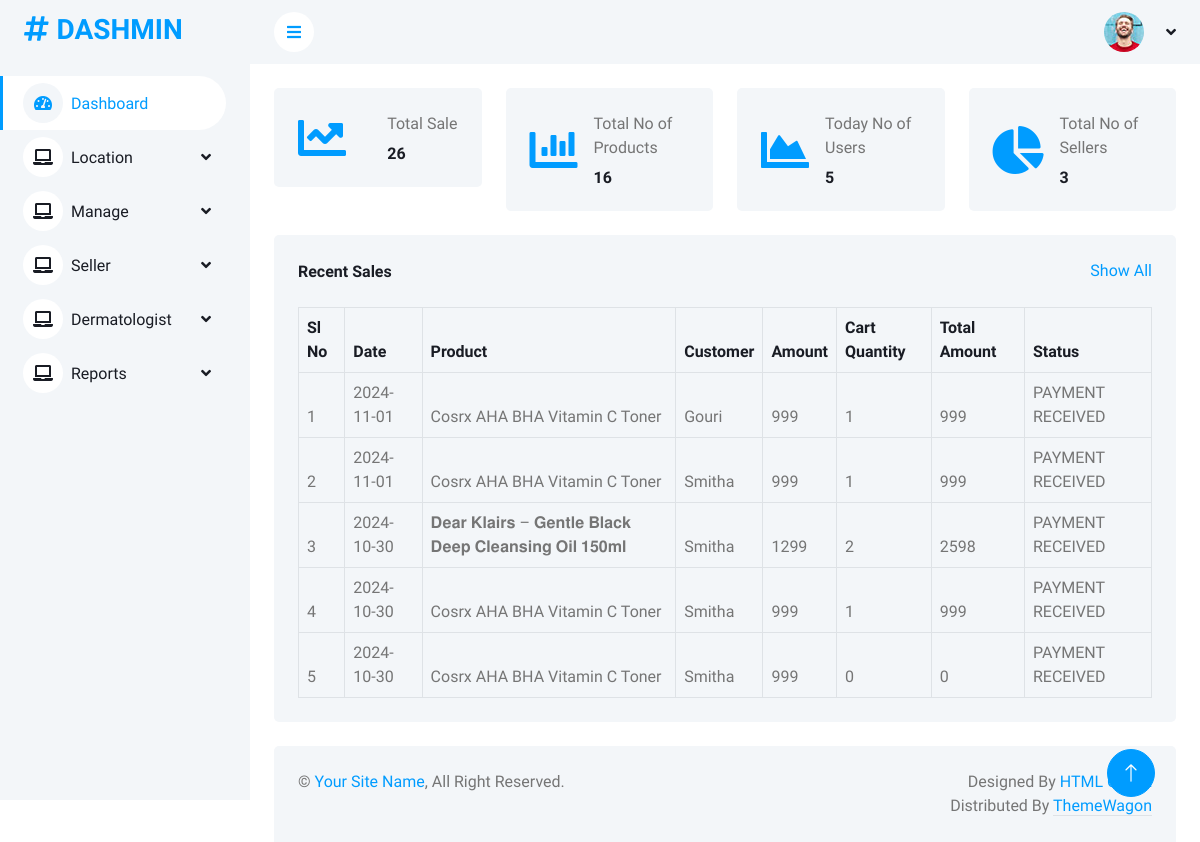
The app's page /Project/Admin/Homepage.php with its own data.
### tables this page shows
CREATE TABLE `tbl_booking` (
  `booking_id` int(11) NOT NULL,
  `booking_date` varchar(30) NOT NULL,
  `booking_amount` int(11) NOT NULL,
  `booking_status` int(11) NOT NULL DEFAULT 0,
  `user_id` int(11) NOT NULL,
  `booking_address` varchar(100) NOT NULL
);

CREATE TABLE `tbl_product` (
  `product_id` int(11) NOT NULL,
  `product_name` varchar(60) NOT NULL,
  `product_des` varchar(500) NOT NULL,
  `product_photo` varchar(200) NOT NULL,
  `skintype_id` int(11) NOT NULL,
  `skinconcern_id` int(11) NOT NULL,
  `routine_id` int(11) NOT NULL,
  `brand_id` int(11) NOT NULL,
  `seller_id` int(11) NOT NULL,
  `product_ingred` varchar(900) NOT NULL,
  `product_price` int(11) NOT NULL
);

CREATE TABLE `tbl_user` (
  `user_id` int(11) NOT NULL,
  `user_name` varchar(30) NOT NULL,
  `user_email` varchar(30) NOT NULL,
  `user_contact` varchar(10) NOT NULL,
  `user_address` varchar(50) NOT NULL,
  `place_id` int(11) NOT NULL,
  `user_photo` varchar(100) NOT NULL,
  `user_password` varchar(10) NOT NULL
);

CREATE TABLE `tbl_cart` (
  `cart_id` int(11) NOT NULL,
  `cart_quantity` int(11) NOT NULL,
  `cart_status` int(11) NOT NULL DEFAULT 0,
  `product_id` int(11) NOT NULL,
  `booking_id` int(11) NOT NULL
);

### Project/Admin/Homepage.php (the view, shortened to what this page needs)
<?php
include("Head.php");
?>
                <div class="row g-4">
                    <div class="col-sm-6 col-xl-3">
                        <div class="bg-light rounded d-flex align-items-center justify-content-between p-4">
                            <i class="fa fa-chart-line fa-3x text-primary"></i>
                            <div class="ms-3">
                                <p class="mb-2">Total Sale</p>
                                <h6 class="mb-0">
                                    <?php
                                    $selSale="select count(*) as count from tbl_cart where cart_status>0";
                                    $resSale=$Con->query($selSale);
                                    $dataSale=$resSale->fetch_assoc();
                                    echo $dataSale['count'];
                                    ?>
                                </h6>
                            </div>
                        </div>
                    </div>
                    <div class="col-sm-6 col-xl-3">
                        <div class="bg-light rounded d-flex align-items-center justify-content-between p-4">
                            <i class="fa fa-chart-bar fa-3x text-primary"></i>
                            <div class="ms-3">
                                <p class="mb-2">Total No of Products</p>
                                <h6 class="mb-0">
                                <?php
                                    $selSale="select count(*) as count from tbl_product";
                                    $resSale=$Con->query($selSale);
                                    $dataSale=$resSale->fetch_assoc();
                                    echo $dataSale['count'];
                                    ?>
                                </h6>
                            </div>
                        </div>
                    </div>
                    <div class="col-sm-6 col-xl-3">
                        <div class="bg-light rounded d-flex align-items-center justify-content-between p-4">
                            <i class="fa fa-chart-area fa-3x text-primary"></i>
                            <div class="ms-3">
                                <p class="mb-2">Today No of Users</p>
                                <h6 class="mb-0">
                                <?php
                                    $selSale="select count(*) as count from tbl_user";
                                    $resSale=$Con->query($selSale);
                                    $dataSale=$resSale->fetch_assoc();
                                    echo $dataSale['count'];
                                    ?>
                                </h6>
                            </div>
                        </div>
                    </div>
                    <div class="col-sm-6 col-xl-3">
                        <div class="bg-light rounded d-flex align-items-center justify-content-between p-4">
                            <i class="fa fa-chart-pie fa-3x text-primary"></i>
                            <div class="ms-3">
                                <p class="mb-2">Total No of Sellers</p>
                                <h6 class="mb-0">
                                <?php
                                    $selSale="select count(*) as count from tbl_seller";
                                    $resSale=$Con->query($selSale);
                                    $dataSale=$resSale->fetch_assoc();
                                    echo $dataSale['count'];
                                    ?>
                                </h6>
                            </div>
                        </div>
                    </div>
                </div>
            </div>
            <div class="container-fluid pt-4 px-4">
                <div class="bg-light text-center rounded p-4">
                    <div class="d-flex align-items-center justify-content-between mb-4">
                        <h6 class="mb-0">Recent Sales</h6>
                        <a href="">Show All</a>
                    </div>
                    <div class="table-responsive">
                        <table class="table text-start align-middle table-bordered table-hover mb-0">
                            <thead>
                                <tr class="text-dark">
                                    <th scope="col">Sl No</th>
                                    <th scope="col">Date</th>
                                    <th scope="col">Product</th>
                                    <th scope="col">Customer</th>
                                    <th scope="col">Amount</th>
                                    <th scope="col">Cart Quantity</th>
                                    <th scope="col">Total Amount</th>
                                    <th scope="col">Status</th>
                                </tr>
                                <?php
	$i=0;
	$selQry="select * from tbl_booking b inner join tbl_cart c on c.booking_id=b.booking_id inner join tbl_product p on p.product_id=c.product_id inner join tbl_seller s on s.seller_id=p.seller_id inner join tbl_user u on u.user_id=b.user_id  order by b.booking_id desc limit 5";
	 $result=$Con->query($selQry);
	 while($row=$result->fetch_assoc())
	 {
		 $i++;
	?>
    <tr>
      <td><?php echo $i;?></td>
      <td><?php echo $row['booking_date'];?></td>
      <td><?php echo $row['product_name'];?></td>
      <td><?php echo $row['user_name'];?></td>
      <td><?php echo $row['product_price'];?></td>
      <td><?php echo $row['cart_quantity'];?></td>
      <td><?php echo $row['product_price']*$row['cart_quantity'];?></td>
      <td><?php
	  if($row['cart_status']==1)
	  {
		 echo "PAYMENT RECEIVED";
	  }
    }
	  ?></td>
                            </thead>
                        </table>
                    </div>
                </div>
            </div>
            <?php
            include("Foot.php");
            ?>

### Project/Assets/Templates/Admin/css/style.css (style rules this page uses)
:root { --primary: #009CFF; --light: #F3F6F9; --dark: #191C24; }

### records on screen
tbl_booking: booking_date "2024-11-01", tbl_product.product_name "Cosrx AHA BHA Vitamin C Toner", user.user_name "Gouri", tbl_product.product_price "999", tbl_cart.cart_quantity "1"
tbl_booking: booking_date "2024-11-01", tbl_product.product_name "Cosrx AHA BHA Vitamin C Toner", user.user_name "Smitha", tbl_product.product_price "999", tbl_cart.cart_quantity "1"
tbl_booking: booking_date "2024-10-30", tbl_product.product_name "𝐃𝐞𝐚𝐫 𝐊𝐥𝐚𝐢𝐫𝐬 – 𝐆𝐞𝐧𝐭𝐥𝐞 𝐁𝐥𝐚𝐜𝐤 𝐃𝐞𝐞𝐩 𝐂𝐥𝐞𝐚𝐧𝐬𝐢𝐧𝐠 𝐎𝐢𝐥 𝟏𝟓𝟎𝐦𝐥", user.user_name "Smitha", tbl_product.product_price "1299", tbl_cart.cart_quantity "2", tbl_product.product_price "2598", tbl_product.product_name "Cosrx AHA BHA Vitamin C Toner", tbl_product.product_price "999", tbl_cart.cart_quantity "1"
tbl_booking: booking_date "2024-10-30", tbl_product.product_name "Cosrx AHA BHA Vitamin C Toner", user.user_name "Smitha", tbl_product.product_price "999", tbl_cart.cart_quantity "0"

### other values on screen
$dataSale['count'] "26"
$dataSale['count'] "16"
$dataSale['count'] "5"
$dataSale['count'] "3"
